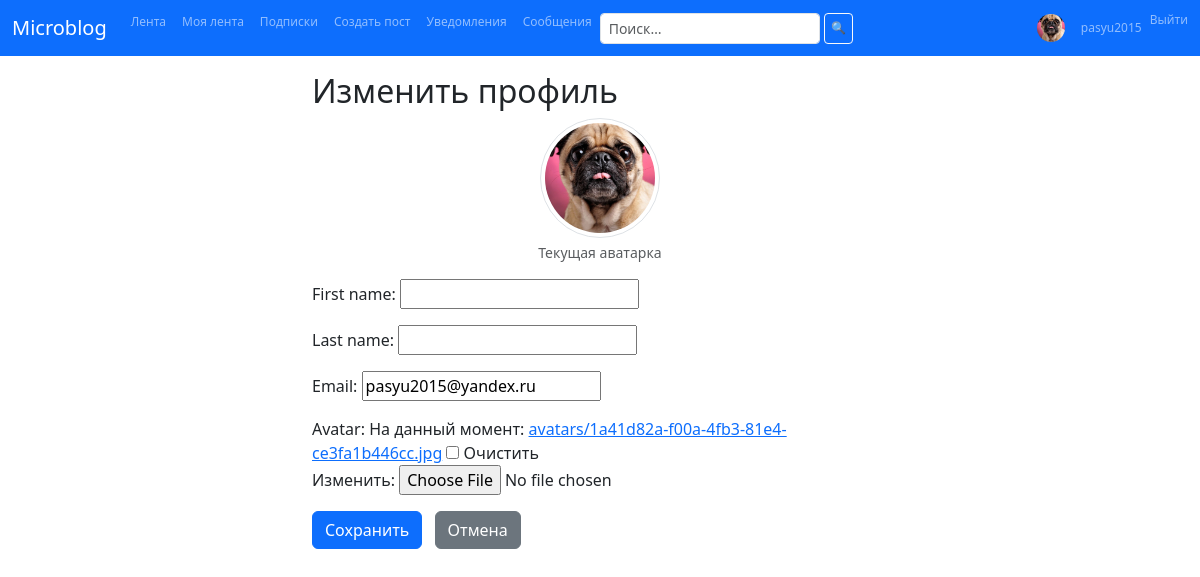
Page /users/profile/ (signed in) on the committed database.
### apps/users/models.py (models this page shows, shortened)
class User(AbstractUser):
    email = models.EmailField(unique=True)
    avatar = models.ImageField(upload_to="avatars/", blank=True, null=True)
    date_from = models.DateField(null=True, blank=True, verbose_name='Показывать посты с даты')
    class Meta:
        verbose_name = "Пользователь"
        verbose_name_plural = "Пользователи"

### apps/users/views.py (the view)
# urls.py: path("profile/", views.ProfileUpdateView.as_view(), name="profile_update"),
class ProfileUpdateView(LoginRequiredMixin, UpdateView):
    model = User
    fields = ("first_name", "last_name", "email", "avatar")
    template_name = "users/profile_form.html"
    success_url = reverse_lazy("blog:feed")
    def get_object(self, queryset=None):
        return self.request.user

### apps/users/templates/users/profile_form.html (shortened to what this page needs)
{% extends 'base.html' %}
{% block content %}
<div class="row justify-content-center">
  <div class="col-md-6">
    <h2>Изменить профиль</h2>
    {% if user.avatar %}
      <div class="text-center mb-3">
        <img src="{{ user.avatar.url }}" alt="Аватар" class="rounded-circle img-thumbnail"
             style="width: 120px; height: 120px; object-fit: cover;">
        <p class="small text-muted mt-1">Текущая аватарка</p>
      </div>
    {% endif %}
    <form method="post" enctype="multipart/form-data">
      {{ form.as_p }}
      <button class="btn btn-primary">Сохранить</button>
      <a class="btn btn-secondary ms-2" href="{% url 'users:profile' pk=user.pk %}">Отмена</a>
    </form>
  </div>
</div>
{% endblock %}

### templates/nav.html (shortened to what this page needs)
<nav class="navbar navbar-expand navbar-dark bg-primary">
  <div class="container-fluid">
    <div class="d-flex align-items-center w-100">
      <a class="navbar-brand" href="{% url 'blog:feed' %}">Microblog</a>
      <ul class="navbar-nav">
        <li class="nav-item">
          <a class="nav-link" href="{% url 'blog:feed' %}">Лента</a>
        </li>
        {% if user.is_authenticated %}
          <li class="nav-item">
            <a class="nav-link" href="{% url 'blog:my_feed' %}">Моя лента</a>
          </li>
          <li class="nav-item">
            <a class="nav-link" href="{% url 'subscriptions:feed' %}">Подписки</a>
          </li>
          <li class="nav-item">
            <a class="nav-link" href="{% url 'blog:create_post' %}">Создать пост</a>
          </li>
          <li class="nav-item">
            <a class="nav-link" href="{% url 'notifications:list' %}">
              Уведомления
            </a>
          </li>
          <li class="nav-item">
            <a class="nav-link" href="{% url 'messaging:dialogs' %}">Сообщения</a>
          </li>
          <form class="d-flex" method="get" action="{% url 'search:index' %}">
            <input class="form-control form-control-sm me-1" type="search" name="q" placeholder="Поиск…">
            <button class="btn btn-sm btn-outline-light">🔍</button>
          </form>
        {% endif %}
      </ul>
      <ul class="navbar-nav ms-auto">
        {% if user.is_authenticated %}
          <li class="nav-item d-flex align-items-center">
            {% if user.avatar %}
              <img src="{{ user.avatar.url }}" alt="{{ user.username }}" class="rounded-circle me-2"
                  style="width: 28px; height: 28px; object-fit: cover;">
            {% endif %}
            <a class="nav-link" href="{% url 'users:profile' pk=user.pk }}">{{ user.username }}</a>
          </li>
          <li class="nav-item">
            <form method="post" action="{% url 'logout' %}" class="d-inline">
              <button type="submit" class="btn btn-link nav-link p-0 m-0 align-baseline border-0 bg-transparent">Выйти</button>
            </form>
          </li>
        {% endif %}
      </ul>
    </div>
  </div>
</nav>

### static/css/custom.css (style rules this page uses)
:root { --bs-body-bg: #f8f9fa; --bs-border-radius: .5rem; }
body { font-family: system-ui, sans-serif; }

### templates/nav.html (style rules this page uses)
.navbar-nav .btn, .navbar-nav .nav-link { font-size: 0.75rem; padding: 0.2rem 0.4rem; line-height: 1; }

### rows in the picture
User: avatar (picture), username "pasyu2015", email "pasyu2015@yandex.ru"
